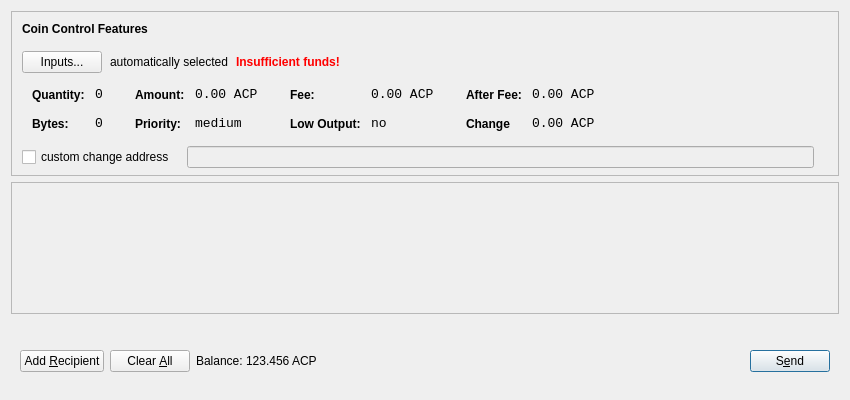
<?xml version="1.0" encoding="UTF-8"?>
<ui version="4.0">
 <class>SendCoinsDialog</class>
 <widget class="QDialog" name="SendCoinsDialog">
  <property name="geometry">
   <rect>
    <x>0</x>
    <y>0</y>
    <width>850</width>
    <height>400</height>
   </rect>
  </property>
  <property name="windowTitle">
   <string>Send Coins</string>
  </property>
  <layout class="QVBoxLayout" name="verticalLayout" stretch="0,1,0">
   <property name="bottomMargin">
    <number>8</number>
   </property>
   <item>
    <widget class="QFrame" name="frameCoinControl">
     <property name="sizePolicy">
      <sizepolicy hsizetype="Expanding" vsizetype="Expanding">
       <horstretch>0</horstretch>
       <verstretch>0</verstretch>
      </sizepolicy>
     </property>
     <property name="maximumSize">
      <size>
       <width>16777215</width>
       <height>16777215</height>
      </size>
     </property>
     <property name="frameShape">
      <enum>QFrame::StyledPanel</enum>
     </property>
     <property name="frameShadow">
      <enum>QFrame::Sunken</enum>
     </property>
     <layout class="QVBoxLayout" name="verticalLayoutCoinControl2">
      <property name="spacing">
       <number>6</number>
      </property>
      <property name="leftMargin">
       <number>0</number>
      </property>
      <property name="topMargin">
       <number>0</number>
      </property>
      <property name="rightMargin">
       <number>0</number>
      </property>
      <property name="bottomMargin">
       <number>6</number>
      </property>
      <item>
       <layout class="QVBoxLayout" name="verticalLayoutCoinControl" stretch="0,0,0,0,1">
        <property name="spacing">
         <number>0</number>
        </property>
        <property name="leftMargin">
         <number>10</number>
        </property>
        <property name="topMargin">
         <number>10</number>
        </property>
        <item>
         <layout class="QHBoxLayout" name="horizontalLayoutCoinControl1">
          <property name="bottomMargin">
           <number>15</number>
          </property>
          <item>
           <widget class="QLabel" name="labelCoinControlFeatures">
            <property name="sizePolicy">
             <sizepolicy hsizetype="Preferred" vsizetype="Maximum">
              <horstretch>0</horstretch>
              <verstretch>0</verstretch>
             </sizepolicy>
            </property>
            <property name="font">
             <font>
              <weight>75</weight>
              <bold>true</bold>
             </font>
            </property>
            <property name="styleSheet">
             <string notr="true">font-weight:bold;</string>
            </property>
            <property name="text">
             <string>Coin Control Features</string>
            </property>
           </widget>
          </item>
         </layout>
        </item>
        <item>
         <layout class="QHBoxLayout" name="horizontalLayoutCoinControl2" stretch="0,0,0,0">
          <property name="spacing">
           <number>8</number>
          </property>
          <property name="bottomMargin">
           <number>10</number>
          </property>
          <item>
           <widget class="QPushButton" name="pushButtonCoinControl">
            <property name="styleSheet">
             <string notr="true"/>
            </property>
            <property name="text">
             <string>Inputs...</string>
            </property>
           </widget>
          </item>
          <item>
           <widget class="QLabel" name="labelCoinControlAutomaticallySelected">
            <property name="text">
             <string>automatically selected</string>
            </property>
            <property name="margin">
             <number>5</number>
            </property>
           </widget>
          </item>
          <item>
           <widget class="QLabel" name="labelCoinControlInsuffFunds">
            <property name="font">
             <font>
              <weight>75</weight>
              <bold>true</bold>
             </font>
            </property>
            <property name="styleSheet">
             <string notr="true">color:red;font-weight:bold;</string>
            </property>
            <property name="text">
             <string>Insufficient funds!</string>
            </property>
            <property name="margin">
             <number>5</number>
            </property>
           </widget>
          </item>
          <item>
           <spacer name="horizontalSpacerCoinControl">
            <property name="orientation">
             <enum>Qt::Horizontal</enum>
            </property>
            <property name="sizeHint" stdset="0">
             <size>
              <width>40</width>
              <height>1</height>
             </size>
            </property>
           </spacer>
          </item>
         </layout>
        </item>
        <item>
         <widget class="QWidget" name="widgetCoinControl" native="true">
          <property name="sizePolicy">
           <sizepolicy hsizetype="Preferred" vsizetype="Preferred">
            <horstretch>0</horstretch>
            <verstretch>0</verstretch>
           </sizepolicy>
          </property>
          <property name="minimumSize">
           <size>
            <width>0</width>
            <height>0</height>
           </size>
          </property>
          <property name="styleSheet">
           <string notr="true"/>
          </property>
          <layout class="QHBoxLayout" name="horizontalLayoutCoinControl5">
           <property name="leftMargin">
            <number>0</number>
           </property>
           <property name="topMargin">
            <number>0</number>
           </property>
           <property name="rightMargin">
            <number>0</number>
           </property>
           <property name="bottomMargin">
            <number>0</number>
           </property>
           <item>
            <layout class="QHBoxLayout" name="horizontalLayoutCoinControl3" stretch="0,0,0,1">
             <property name="spacing">
              <number>20</number>
             </property>
             <property name="topMargin">
              <number>0</number>
             </property>
             <property name="bottomMargin">
              <number>10</number>
             </property>
             <item>
              <layout class="QFormLayout" name="formLayoutCoinControl1">
               <property name="horizontalSpacing">
                <number>10</number>
               </property>
               <property name="verticalSpacing">
                <number>14</number>
               </property>
               <property name="leftMargin">
                <number>10</number>
               </property>
               <property name="topMargin">
                <number>4</number>
               </property>
               <property name="rightMargin">
                <number>6</number>
               </property>
               <item row="0" column="0">
                <widget class="QLabel" name="labelCoinControlQuantityText">
                 <property name="styleSheet">
                  <string notr="true">font-weight:bold;</string>
                 </property>
                 <property name="text">
                  <string>Quantity:</string>
                 </property>
                 <property name="margin">
                  <number>0</number>
                 </property>
                </widget>
               </item>
               <item row="0" column="1">
                <widget class="QLabel" name="labelCoinControlQuantity">
                 <property name="font">
                  <font>
                   <family>Monospace</family>
                   <pointsize>10</pointsize>
                  </font>
                 </property>
                 <property name="cursor">
                  <cursorShape>IBeamCursor</cursorShape>
                 </property>
                 <property name="contextMenuPolicy">
                  <enum>Qt::ActionsContextMenu</enum>
                 </property>
                 <property name="text">
                  <string>0</string>
                 </property>
                 <property name="margin">
                  <number>0</number>
                 </property>
                 <property name="textInteractionFlags">
                  <set>Qt::LinksAccessibleByMouse|Qt::TextSelectableByKeyboard|Qt::TextSelectableByMouse</set>
                 </property>
                </widget>
               </item>
               <item row="1" column="0">
                <widget class="QLabel" name="labelCoinControlBytesText">
                 <property name="styleSheet">
                  <string notr="true">font-weight:bold;</string>
                 </property>
                 <property name="text">
                  <string>Bytes:</string>
                 </property>
                </widget>
               </item>
               <item row="1" column="1">
                <widget class="QLabel" name="labelCoinControlBytes">
                 <property name="font">
                  <font>
                   <family>Monospace</family>
                   <pointsize>10</pointsize>
                  </font>
                 </property>
                 <property name="cursor">
                  <cursorShape>IBeamCursor</cursorShape>
                 </property>
                 <property name="contextMenuPolicy">
                  <enum>Qt::ActionsContextMenu</enum>
                 </property>
                 <property name="text">
                  <string>0</string>
                 </property>
                 <property name="textInteractionFlags">
                  <set>Qt::LinksAccessibleByMouse|Qt::TextSelectableByKeyboard|Qt::TextSelectableByMouse</set>
                 </property>
                </widget>
               </item>
              </layout>
             </item>
             <item>
              <layout class="QFormLayout" name="formLayoutCoinControl2">
               <property name="horizontalSpacing">
                <number>10</number>
               </property>
               <property name="verticalSpacing">
                <number>14</number>
               </property>
               <property name="leftMargin">
                <number>6</number>
               </property>
               <property name="topMargin">
                <number>4</number>
               </property>
               <property name="rightMargin">
                <number>6</number>
               </property>
               <item row="0" column="0">
                <widget class="QLabel" name="labelCoinControlAmountText">
                 <property name="styleSheet">
                  <string notr="true">font-weight:bold;</string>
                 </property>
                 <property name="text">
                  <string>Amount:</string>
                 </property>
                 <property name="margin">
                  <number>0</number>
                 </property>
                </widget>
               </item>
               <item row="0" column="1">
                <widget class="QLabel" name="labelCoinControlAmount">
                 <property name="font">
                  <font>
                   <family>Monospace</family>
                   <pointsize>10</pointsize>
                  </font>
                 </property>
                 <property name="cursor">
                  <cursorShape>IBeamCursor</cursorShape>
                 </property>
                 <property name="contextMenuPolicy">
                  <enum>Qt::ActionsContextMenu</enum>
                 </property>
                 <property name="text">
                  <string>0.00 ACP</string>
                 </property>
                 <property name="textInteractionFlags">
                  <set>Qt::LinksAccessibleByMouse|Qt::TextSelectableByKeyboard|Qt::TextSelectableByMouse</set>
                 </property>
                </widget>
               </item>
               <item row="1" column="0">
                <widget class="QLabel" name="labelCoinControlPriorityText">
                 <property name="styleSheet">
                  <string notr="true">font-weight:bold;</string>
                 </property>
                 <property name="text">
                  <string>Priority:</string>
                 </property>
                </widget>
               </item>
               <item row="1" column="1">
                <widget class="QLabel" name="labelCoinControlPriority">
                 <property name="font">
                  <font>
                   <family>Monospace</family>
                   <pointsize>10</pointsize>
                  </font>
                 </property>
                 <property name="cursor">
                  <cursorShape>IBeamCursor</cursorShape>
                 </property>
                 <property name="contextMenuPolicy">
                  <enum>Qt::ActionsContextMenu</enum>
                 </property>
                 <property name="text">
                  <string>medium</string>
                 </property>
                 <property name="textInteractionFlags">
                  <set>Qt::LinksAccessibleByMouse|Qt::TextSelectableByKeyboard|Qt::TextSelectableByMouse</set>
                 </property>
                </widget>
               </item>
              </layout>
             </item>
             <item>
              <layout class="QFormLayout" name="formLayoutCoinControl3">
               <property name="horizontalSpacing">
                <number>10</number>
               </property>
               <property name="verticalSpacing">
                <number>14</number>
               </property>
               <property name="leftMargin">
                <number>6</number>
               </property>
               <property name="topMargin">
                <number>4</number>
               </property>
               <property name="rightMargin">
                <number>6</number>
               </property>
               <item row="0" column="0">
                <widget class="QLabel" name="labelCoinControlFeeText">
                 <property name="styleSheet">
                  <string notr="true">font-weight:bold;</string>
                 </property>
                 <property name="text">
                  <string>Fee:</string>
                 </property>
                 <property name="margin">
                  <number>0</number>
                 </property>
                </widget>
               </item>
               <item row="0" column="1">
                <widget class="QLabel" name="labelCoinControlFee">
                 <property name="font">
                  <font>
                   <family>Monospace</family>
                   <pointsize>10</pointsize>
                  </font>
                 </property>
                 <property name="cursor">
                  <cursorShape>IBeamCursor</cursorShape>
                 </property>
                 <property name="contextMenuPolicy">
                  <enum>Qt::ActionsContextMenu</enum>
                 </property>
                 <property name="text">
                  <string>0.00 ACP</string>
                 </property>
                 <property name="textInteractionFlags">
                  <set>Qt::LinksAccessibleByMouse|Qt::TextSelectableByKeyboard|Qt::TextSelectableByMouse</set>
                 </property>
                </widget>
               </item>
               <item row="1" column="0">
                <widget class="QLabel" name="labelCoinControlLowOutputText">
                 <property name="styleSheet">
                  <string notr="true">font-weight:bold;</string>
                 </property>
                 <property name="text">
                  <string>Low Output:</string>
                 </property>
                </widget>
               </item>
               <item row="1" column="1">
                <widget class="QLabel" name="labelCoinControlLowOutput">
                 <property name="font">
                  <font>
                   <family>Monospace</family>
                   <pointsize>10</pointsize>
                  </font>
                 </property>
                 <property name="cursor">
                  <cursorShape>IBeamCursor</cursorShape>
                 </property>
                 <property name="contextMenuPolicy">
                  <enum>Qt::ActionsContextMenu</enum>
                 </property>
                 <property name="text">
                  <string>no</string>
                 </property>
                 <property name="textInteractionFlags">
                  <set>Qt::LinksAccessibleByMouse|Qt::TextSelectableByKeyboard|Qt::TextSelectableByMouse</set>
                 </property>
                </widget>
               </item>
              </layout>
             </item>
             <item>
              <layout class="QFormLayout" name="formLayoutCoinControl4">
               <property name="horizontalSpacing">
                <number>10</number>
               </property>
               <property name="verticalSpacing">
                <number>14</number>
               </property>
               <property name="leftMargin">
                <number>6</number>
               </property>
               <property name="topMargin">
                <number>4</number>
               </property>
               <property name="rightMargin">
                <number>6</number>
               </property>
               <item row="0" column="0">
                <widget class="QLabel" name="labelCoinControlAfterFeeText">
                 <property name="styleSheet">
                  <string notr="true">font-weight:bold;</string>
                 </property>
                 <property name="text">
                  <string>After Fee:</string>
                 </property>
                 <property name="margin">
                  <number>0</number>
                 </property>
                </widget>
               </item>
               <item row="0" column="1">
                <widget class="QLabel" name="labelCoinControlAfterFee">
                 <property name="font">
                  <font>
                   <family>Monospace</family>
                   <pointsize>10</pointsize>
                  </font>
                 </property>
                 <property name="cursor">
                  <cursorShape>IBeamCursor</cursorShape>
                 </property>
                 <property name="contextMenuPolicy">
                  <enum>Qt::ActionsContextMenu</enum>
                 </property>
                 <property name="text">
                  <string>0.00 ACP</string>
                 </property>
                 <property name="textInteractionFlags">
                  <set>Qt::LinksAccessibleByMouse|Qt::TextSelectableByKeyboard|Qt::TextSelectableByMouse</set>
                 </property>
                </widget>
               </item>
               <item row="1" column="0">
                <widget class="QLabel" name="labelCoinControlChangeText">
                 <property name="styleSheet">
                  <string notr="true">font-weight:bold;</string>
                 </property>
                 <property name="text">
                  <string>Change</string>
                 </property>
                </widget>
               </item>
               <item row="1" column="1">
                <widget class="QLabel" name="labelCoinControlChange">
                 <property name="font">
                  <font>
                   <family>Monospace</family>
                   <pointsize>10</pointsize>
                  </font>
                 </property>
                 <property name="cursor">
                  <cursorShape>IBeamCursor</cursorShape>
                 </property>
                 <property name="contextMenuPolicy">
                  <enum>Qt::ActionsContextMenu</enum>
                 </property>
                 <property name="text">
                  <string>0.00 ACP</string>
                 </property>
                 <property name="textInteractionFlags">
                  <set>Qt::LinksAccessibleByMouse|Qt::TextSelectableByKeyboard|Qt::TextSelectableByMouse</set>
                 </property>
                </widget>
               </item>
              </layout>
             </item>
            </layout>
           </item>
          </layout>
         </widget>
        </item>
        <item>
         <layout class="QHBoxLayout" name="horizontalLayoutCoinControl4" stretch="0,0,0">
          <property name="spacing">
           <number>12</number>
          </property>
          <property name="sizeConstraint">
           <enum>QLayout::SetDefaultConstraint</enum>
          </property>
          <property name="topMargin">
           <number>5</number>
          </property>
          <property name="rightMargin">
           <number>5</number>
          </property>
          <item>
           <widget class="QCheckBox" name="checkBoxCoinControlChange">
            <property name="text">
             <string>custom change address</string>
            </property>
           </widget>
          </item>
          <item>
           <widget class="QLineEdit" name="lineEditCoinControlChange">
            <property name="enabled">
             <bool>false</bool>
            </property>
            <property name="sizePolicy">
             <sizepolicy hsizetype="Expanding" vsizetype="Fixed">
              <horstretch>0</horstretch>
              <verstretch>0</verstretch>
             </sizepolicy>
            </property>
           </widget>
          </item>
          <item>
           <widget class="QLabel" name="labelCoinControlChangeLabel">
            <property name="sizePolicy">
             <sizepolicy hsizetype="Preferred" vsizetype="Expanding">
              <horstretch>0</horstretch>
              <verstretch>0</verstretch>
             </sizepolicy>
            </property>
            <property name="minimumSize">
             <size>
              <width>0</width>
              <height>0</height>
             </size>
            </property>
            <property name="text">
             <string/>
            </property>
            <property name="margin">
             <number>3</number>
            </property>
           </widget>
          </item>
         </layout>
        </item>
        <item>
         <spacer name="verticalSpacerCoinControl">
          <property name="orientation">
           <enum>Qt::Vertical</enum>
          </property>
          <property name="sizeHint" stdset="0">
           <size>
            <width>800</width>
            <height>1</height>
           </size>
          </property>
         </spacer>
        </item>
       </layout>
      </item>
     </layout>
    </widget>
   </item>
   <item>
    <widget class="QScrollArea" name="scrollArea">
     <property name="widgetResizable">
      <bool>true</bool>
     </property>
     <widget class="QWidget" name="scrollAreaWidgetContents">
      <property name="geometry">
       <rect>
        <x>0</x>
        <y>0</y>
        <width>830</width>
        <height>104</height>
       </rect>
      </property>
      <layout class="QVBoxLayout" name="verticalLayout_2">
       <property name="leftMargin">
        <number>0</number>
       </property>
       <property name="topMargin">
        <number>0</number>
       </property>
       <property name="rightMargin">
        <number>0</number>
       </property>
       <property name="bottomMargin">
        <number>0</number>
       </property>
       <item>
        <layout class="QVBoxLayout" name="entries">
         <property name="spacing">
          <number>6</number>
         </property>
        </layout>
       </item>
       <item>
        <spacer name="verticalSpacer">
         <property name="orientation">
          <enum>Qt::Vertical</enum>
         </property>
         <property name="sizeHint" stdset="0">
          <size>
           <width>20</width>
           <height>40</height>
          </size>
         </property>
        </spacer>
       </item>
      </layout>
     </widget>
    </widget>
   </item>
   <item>
    <widget class="QWidget" name="buttonBar" native="true">
     <layout class="QHBoxLayout" name="horizontalLayout">
      <property name="leftMargin">
       <number>9</number>
      </property>
      <property name="topMargin">
       <number>30</number>
      </property>
      <property name="rightMargin">
       <number>9</number>
      </property>
      <property name="bottomMargin">
       <number>20</number>
      </property>
      <item>
       <widget class="QPushButton" name="addButton">
        <property name="maximumSize">
         <size>
          <width>136</width>
          <height>36</height>
         </size>
        </property>
        <property name="toolTip">
         <string>Send to multiple recipients at once</string>
        </property>
        <property name="text">
         <string>Add &amp;Recipient</string>
        </property>
        <property name="autoDefault">
         <bool>false</bool>
        </property>
       </widget>
      </item>
      <item>
       <widget class="QPushButton" name="clearButton">
        <property name="sizePolicy">
         <sizepolicy hsizetype="Minimum" vsizetype="Fixed">
          <horstretch>0</horstretch>
          <verstretch>0</verstretch>
         </sizepolicy>
        </property>
        <property name="maximumSize">
         <size>
          <width>100</width>
          <height>36</height>
         </size>
        </property>
        <property name="toolTip">
         <string>Remove all transaction fields</string>
        </property>
        <property name="text">
         <string>Clear &amp;All</string>
        </property>
        <property name="autoRepeatDelay">
         <number>300</number>
        </property>
        <property name="autoDefault">
         <bool>false</bool>
        </property>
       </widget>
      </item>
      <item>
       <layout class="QHBoxLayout" name="horizontalLayout_2">
        <property name="spacing">
         <number>3</number>
        </property>
        <item>
         <widget class="QLabel" name="label">
          <property name="sizePolicy">
           <sizepolicy hsizetype="Preferred" vsizetype="Fixed">
            <horstretch>0</horstretch>
            <verstretch>0</verstretch>
           </sizepolicy>
          </property>
          <property name="text">
           <string>Balance:</string>
          </property>
         </widget>
        </item>
        <item>
         <widget class="QLabel" name="labelBalance">
          <property name="sizePolicy">
           <sizepolicy hsizetype="Preferred" vsizetype="Fixed">
            <horstretch>0</horstretch>
            <verstretch>0</verstretch>
           </sizepolicy>
          </property>
          <property name="cursor">
           <cursorShape>IBeamCursor</cursorShape>
          </property>
          <property name="text">
           <string>123.456 ACP</string>
          </property>
          <property name="textInteractionFlags">
           <set>Qt::LinksAccessibleByMouse|Qt::TextSelectableByKeyboard|Qt::TextSelectableByMouse</set>
          </property>
         </widget>
        </item>
       </layout>
      </item>
      <item>
       <spacer name="horizontalSpacer">
        <property name="orientation">
         <enum>Qt::Horizontal</enum>
        </property>
        <property name="sizeHint" stdset="0">
         <size>
          <width>40</width>
          <height>20</height>
         </size>
        </property>
       </spacer>
      </item>
      <item>
       <widget class="QPushButton" name="sendButton">
        <property name="maximumSize">
         <size>
          <width>96</width>
          <height>36</height>
         </size>
        </property>
        <property name="toolTip">
         <string>Confirm the send action</string>
        </property>
        <property name="text">
         <string>S&amp;end</string>
        </property>
        <property name="default">
         <bool>true</bool>
        </property>
       </widget>
      </item>
     </layout>
    </widget>
   </item>
  </layout>
 </widget>
 <resources/>
 <connections/>
</ui>
